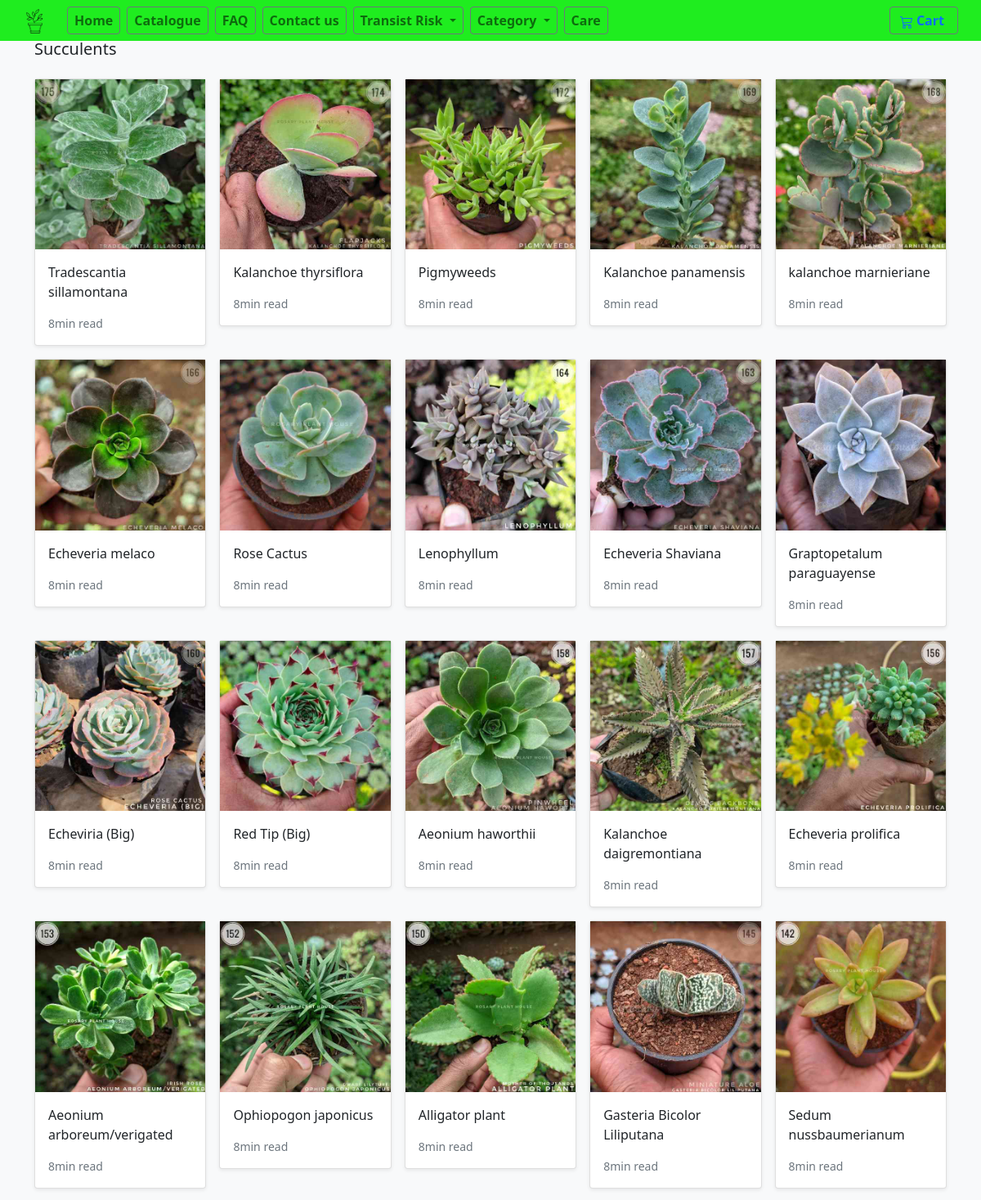
/shop/succulents/ (upper part), run on the app's committed database.
### store/models.py (models this page shows, shortened)
class Category(models.Model):
    name = models.CharField(max_length=255, db_index=True)
    slug = models.SlugField(max_length=255, unique=True)
    class Meta:
        verbose_name_plural = 'categories'

class Product(models.Model):
    pid=models.IntegerField(null=False)
    category = models.ForeignKey(Category, related_name='product', on_delete=models.CASCADE,default=7)
    risk = models.ForeignKey(Risk, related_name='product', on_delete=models.CASCADE,default=1)
    created_by = models.ForeignKey(User, on_delete=models.CASCADE, related_name='product_creator',default=1)
    title = models.CharField(max_length=255)
    Nickname=models.CharField(max_length=255)
    author = models.CharField(max_length=255, default='admin')
    description = models.TextField(blank=True)
    image = models.ImageField(upload_to='images/', default='images/default.png')
    slug = models.SlugField(max_length=255)
    size=models.CharField(max_length=255, default="2-3")
    price = models.IntegerField(default=0)
    disprice = models.IntegerField(default=0)
    orgprice = models.IntegerField(default=0)
    in_stock = models.BooleanField(default=True)
    indoor = models.BooleanField(default=False)
    mother = models.BooleanField(default=False)
    is_active = models.BooleanField(default=True)
    created = models.DateTimeField(auto_now_add=True)
    updated = models.DateTimeField(auto_now=True)
    objects = models.Manager()
    sun = models.ForeignKey(Sun, related_name='product', on_delete=models.CASCADE,default=1)
    Watering = models.ForeignKey(Watering, related_name='product', on_delete=models.CASCADE,default=1)
    products = ProductManager()
    maintenance = models.ForeignKey(maintenance, related_name='product', on_delete=models.CASCADE,default=1)
    tag = models.CharField(max_length=20, choices=TAG_CHOICES, default='None')
    class Meta:
        verbose_name_plural = 'Products'
        ordering = ('-created',)
    def get_absolute_url(self):
        return reverse('store:product_detail', args=[self.slug])

### store/views.py (the view)
# urls.py: path('shop/<slug:category_slug>/', views.category_list, name='category_list'),
def category_list(request, category_slug=None):
    category = get_object_or_404(Category, slug=category_slug)
    products = Product.objects.filter(category=category)
    return render(request, 'store/products/category.html', {'category': category, 'products': products})

### basket/basket.py (called while the page is built)
    def __len__(self):
        return sum(item['qty'] for item in self.basket.values())

    def get_total_price(self):
        return sum(Decimal(item['price']) * item['qty'] for item in self.basket.values())

### basket/context_processors.py (called while the page is built)
def basket(request):
    return {'basket': Basket(request)}

### store/context_processors.py (called while the page is built)
def categories(request):
    Product.objects.update(price=F('orgprice')-F('disprice'))
    return {
        'categories': Category.objects.all()
    }

### templates/store/products/category.html (shortened to what this page needs)
{% extends "../base.html" %}
{% load static %}
{% block content %}
<main>
  <div class="album py-5 bg-light">
    <div class="container">
      <div class="pb-3 h5">{{category.name|title}}</div>
      <div class="row row-cols-1 row-cols-sm-2 row-cols-md-5 g-3">
        {% for product in products %}
        <div class="col">
          <div class="card shadow-sm">
          <img class="img-fluid" alt="Responsive image" src="{{ product.image.url }}">
            <div class="card-body">
              <p class="card-text">
                <a class="text-dark text-decoration-none" href="{{ product.get_absolute_url }}">{{ product.title }}</a>
              </p>
              <div class="d-flex justify-content-between align-items-center">
                <small class="text-muted">8min read</small>
              </div>
            </div>
          </div>
        </div>
        {% endfor %}
      </div>
    </div>
  </div>
</main>
{% endblock %}

### data on the page
Category: name "Succulents"
Product: image (picture), title "Tradescantia sillamontana"
Product: image (picture), title "Kalanchoe thyrsiflora"
Product: image (picture), title "Pigmyweeds"
Product: image (picture), title "Kalanchoe panamensis"
Product: image (picture), title "kalanchoe marnieriane"
Product: image (picture), title "Echeveria melaco"
Product: image (picture), title "Rose Cactus"
Product: image (picture), title "Lenophyllum"
Product: image (picture), title "Echeveria Shaviana"
Product: image (picture), title "Graptopetalum paraguayense"
Product: image (picture), title "Echeviria (Big)"
Product: image (picture), title "Red Tip (Big)"
Product: image (picture), title "Aeonium haworthii"
Product: image (picture), title "Kalanchoe daigremontiana"
Product: image (picture), title "Echeveria prolifica"
Product: image (picture), title "Aeonium arboreum/verigated"
Product: image (picture), title "Ophiopogon japonicus"
Product: image (picture), title "Alligator plant"
Product: image (picture), title "Gasteria Bicolor Liliputana"
Product: image (picture), title "Sedum nussbaumerianum"
